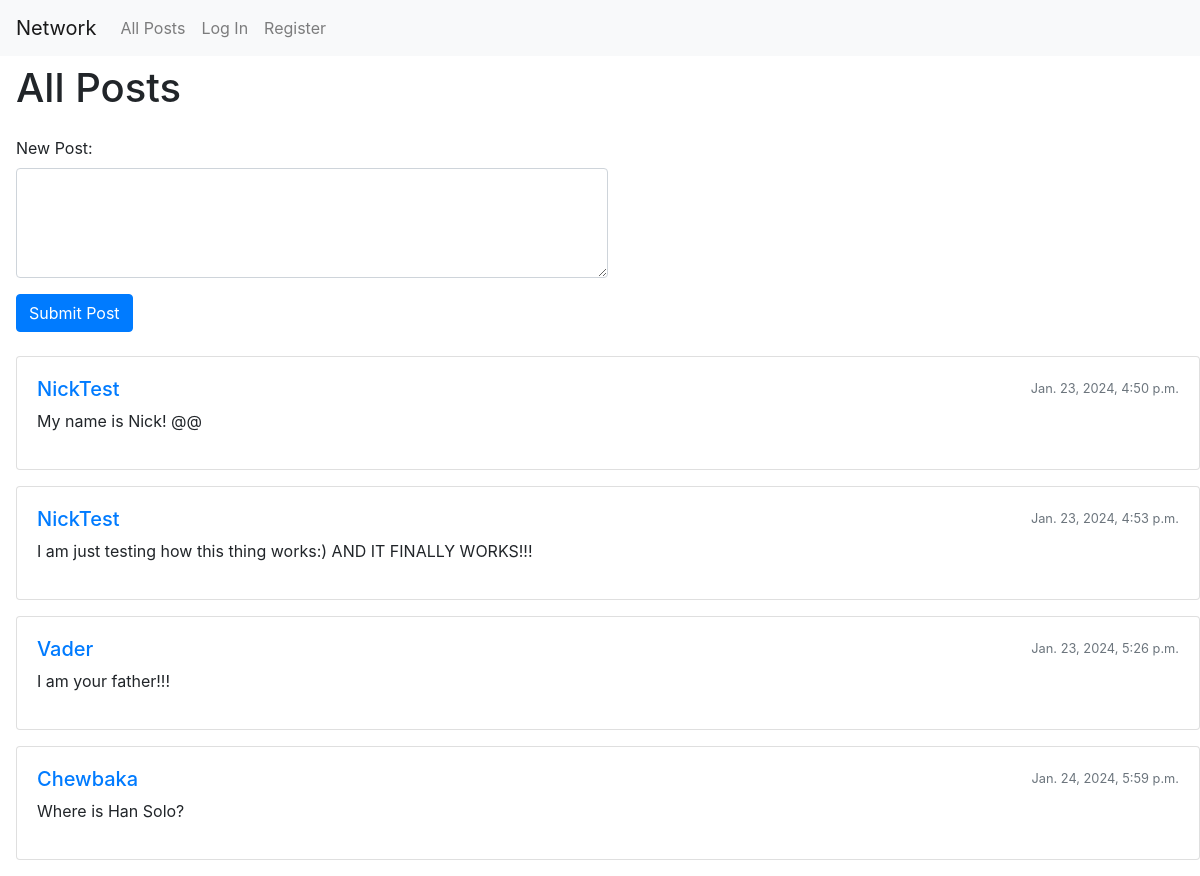
The page / on the database its author committed.
### network/models.py (models this page shows)
class Posts(models.Model):
    creator = models.ForeignKey(
        User, on_delete=models.CASCADE, related_name='creator')
    post_text = models.TextField(blank=False, null = True)
    date = models.DateTimeField()
    likes = models.IntegerField(default = 1)
    comments = models.ForeignKey(
        Comments, on_delete=models.CASCADE, related_name='comments', null = True, blank = True)

class User(AbstractUser):
    subscriptions = models.ManyToManyField(
        'self', symmetrical=False, blank=True, related_name='subscribers')

### network/views.py (the view)
# urls.py: path("", views.index, name="index"),
def index(request):
    if request.method == "POST":
        creator = request.user
        date = datetime.now()
        text = request.POST.get('post_content', '')
        new_post = Posts(creator=creator, date=date, post_text=text)
        new_post.save()
        return HttpResponseRedirect(reverse("index"))
    else:
        posts = Posts.objects.all()
        return render(request, "network/index.html", {
            'posts':posts,
        })

### network/templates/network/index.html (shortened to what this page needs)
{% extends "network/layout.html" %}
{% load static %}
{% block body %}
<div class="mt-2 ml-3">
    <h1 class="mb-4">All Posts</h1>
    <div class="mb-4">
        <form method="post" action="#" id="new-post-form">
            <div class="form-group">
                <label for="post_content">New Post:</label>
                <textarea class="form-control w-50" id="post_content" name="post_content" rows="4" required></textarea>
            </div>
            <button type="submit" class="btn btn-primary">Submit Post</button>
        </form>
    </div>
    {% for post in posts %}
        <div class="card mb-3" id="post-{{ post.id }}">
            <div class="card-body">
                <div class="d-flex justify-content-between align-items-center mb-2">
                    <div class="d-flex align-items-center">
                        <a href="{% url 'display_profile' post.creator.id %}">
                            <h5 class="card-title mb-0 mr-2">{{ post.creator }}</h5>
                        </a>
                    </div>
                    <small class="text-muted">{{ post.date }}</small>
                </div>
                <p class="card-text">{{ post.post_text }}</p>
            </div>
        </div>
    {% endfor %}
</div>
{% endblock %}

### rows shown on the page
Posts: creator "NickTest", date "Jan. 23, 2024, 4:50 p.m.", post_text "My name is Nick! @@"
Posts: creator "NickTest", date "Jan. 23, 2024, 4:53 p.m.", post_text "I am just testing how this thing works:) AND IT FINALLY WORKS!!!"
Posts: creator "Vader", date "Jan. 23, 2024, 5:26 p.m.", post_text "I am your father!!!"
Posts: creator "Chewbaka", date "Jan. 24, 2024, 5:59 p.m.", post_text "Where is Han Solo?"
